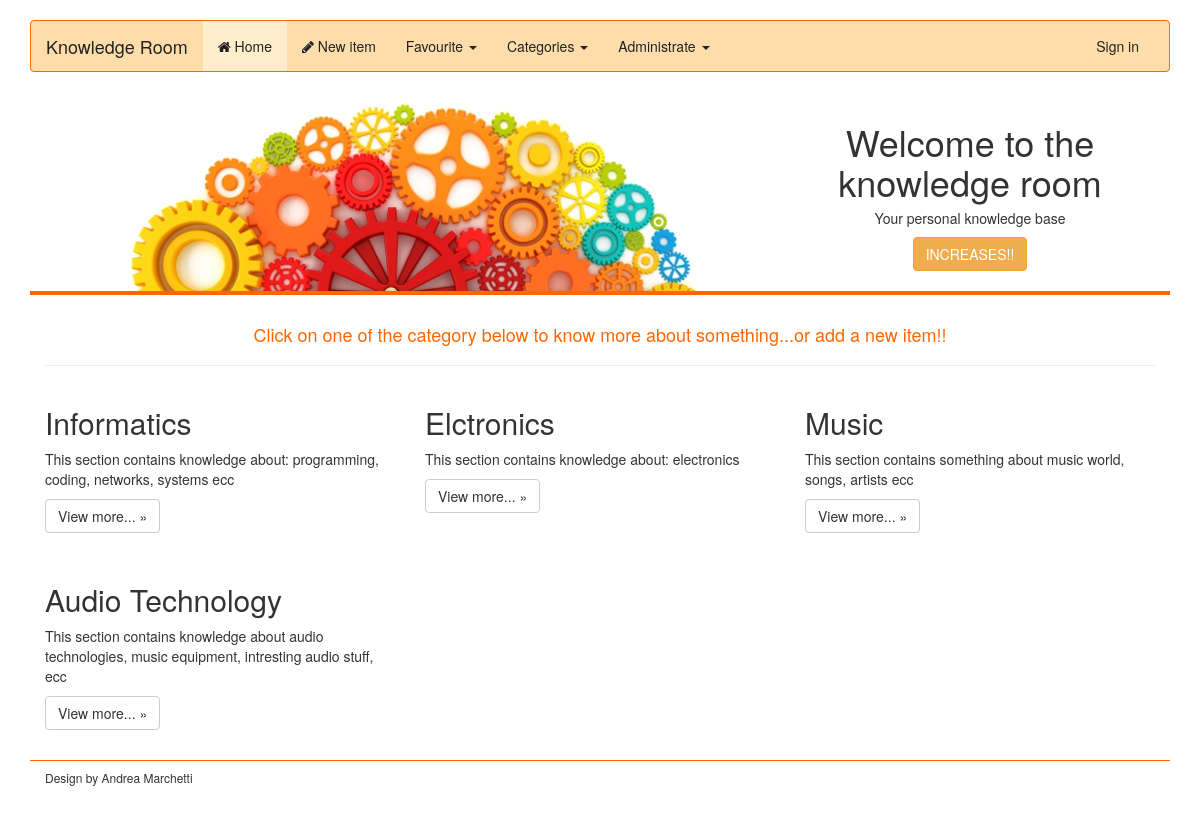
Before: / with the older database file.
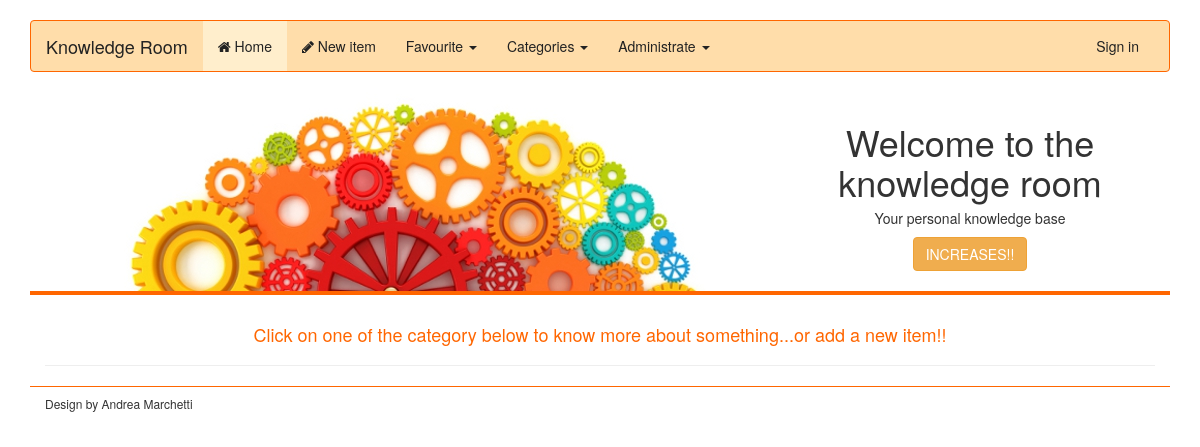
After: the same page with the newer database file.
### tables this page shows
CREATE TABLE IF NOT EXISTS `topCategory` (
  `categoryId` INT NOT NULL AUTO_INCREMENT,
  `categoryName` VARCHAR(100) NOT NULL,
  `categoryDescription` TEXT NULL,
  `categoryImg` VARCHAR(150) NULL,
  PRIMARY KEY (`categoryId`),
  UNIQUE INDEX `categoryName_UNIQUE` (`categoryName` ASC),
  UNIQUE INDEX `categoryImg_UNIQUE` (`categoryImg` ASC));

### include/DB/dbUtility.php (called while the page is built, shortened)
<?php
class dbUtility{
	public static function queryToDB($conn, $queryText){
		if(isset($conn)){
			$myQuery=mysqli_query($conn, $queryText);
		return $myQuery;
		}
		else return false;
	}
}

### index.php (the view, shortened to what this page needs)
<?php
@ require 'include/DB/dbUtility.php';
@ require 'include/DB/dbData.php';
?>
<?php
$dbConn = dbUtility::connectToDB ( $HOST, $USER, $PASSWORD, $DB );
?>
<!DOCTYPE html>
<html lang="en">
<head>
<link href="css/reset/reset.css" rel="stylesheet">
<link href="css/bootstrap/bootstrap.css" rel="stylesheet">
<link href="css/custom/style.css" rel="stylesheet">
<link href="css/custom/navbar-orange.css" rel="stylesheet">
<link href="css/font-awesome/css/font-awesome.min.css" rel="stylesheet">
</head>
<body>
	<div class="container">
		<div class="navbar navbar-default navbar-orange" role="navigation">
			<div class="container-fluid">
				<div class="navbar-header">
					<a class="navbar-brand" href="#">Knowledge Room</a>
				</div>
				<div class="navbar-collapse collapse">
					<ul class="nav navbar-nav">
						<li class="active"><a href="index.php"><div class="fa fa-home"></div> Home</a></li>
						<li><a href="#"><div class="fa fa-pencil"></div> New item</a></li>
						<li class="dropdown"><a href="#" class="dropdown-toggle"
							data-toggle="dropdown">Favourite <b class="caret"></b></a>
							</li>
						<li class="dropdown"><a href="#" class="dropdown-toggle"
							data-toggle="dropdown">Categories <b class="caret"></b></a>
							</li>
						<li class="dropdown"><a href="#" class="dropdown-toggle"
							data-toggle="dropdown">Administrate <b class="caret"></b></a>
							</li>
					</ul>
					<ul class="nav navbar-nav navbar-right">
						<li><a href="#">Sign in</a></li>
					</ul>
				</div>
			</div>
		</div>
		<div class="col-md-12">
			<div class="col-md-8 topBanner">
				<img src="img/gear.jpg" class="img-responsive">
			</div>
			<div class="col-md-4 topSlogan text-center">
				<h1>Welcome to the knowledge room</h1>
				<h5>Your personal knowledge base</h5>
				<a class="btn btn-warning" href="#">INCREASES!!</a>
			</div>
		</div>
		<div class="col-md-12 contentDisplayer">
			<br>
			<h4 class="text-center" style="color: #F60;">Click on one of the
				category below to know more about something...or add a new item!!</h4>
			<hr>
			<div class="row">
				<?php
				$queryText = "SELECT * FROM topCategory";
				$query = dbUtility::queryToDB ( $dbConn, $queryText );
				while ( $row = mysqli_fetch_array ( $query ) ) :
					?>
					<div class="col-6 col-sm-6 col-lg-4">
					<?php
					echo "<h2>" . $row ['categoryName'] . "</h2>";
					echo "<p>" . $row ['categoryDescription'] . "</p>";
					?>
					<p>
						<a class="btn btn-default"
							href="<?php echo"#" . $row ['categoryName'] . "";?>"
							role="button">View more... &raquo;</a>
					</p>
					<br>
				</div>
				<?php
				endwhile
				;
				?>
			</div>
		</div>
		<footer>
			<div class="col-md-12 footerContainer text-left">
				<h6>Design by Andrea Marchetti</h6>
			</div>
		</footer>
	</div>
</body>
</html>

### css/custom/style.css (style rules this page uses)
html, body { overflow-x: hidden; }
body { padding-bottom: 20px; padding-top:20px; }
a { color:#999999; }
.navbar { margin-bottom: 20px; }
.topBanner { background-color:#FFF; }
.topSlogan { padding-top:10px; padding-bottom:20px; }
.contentDisplayer { border-top: solid 4px #FF6600; }
.footerContainer { border-top: solid 1px #FF6600; }

### css/custom/navbar-orange.css (style rules this page uses)
.navbar-orange { background-color: #FFDDAA; border-color: #FF6600; }
.navbar-orange .navbar-brand { color: #222222; }
.navbar-orange .navbar-collapse, .navbar-orange .navbar-form { border-color: #FF6600; }
.navbar-orange .navbar-nav > li > a { color: #222222; }
.navbar-orange .navbar-nav > .active > a, .navbar-orange .navbar-nav > .active > a:hover, .navbar-orange .navbar-nav > .active > a:focus { color: #222222; background-color:#FFEECC; }

Changed rows visible on the page:
removed topcategory: categoryName "Informatics", categoryDescription "This section contains knowledge about: programming, coding, networks, systems ecc"
removed topcategory: categoryName "Elctronics", categoryDescription "This section contains knowledge about: electronics"
removed topcategory: categoryName "Music", categoryDescription "This section contains something about music world, songs, artists ecc"
removed topcategory: categoryName "Audio Technology", categoryDescription "This section contains knowledge about audio technologies, music equipment, intresting audio stuff, ecc"
